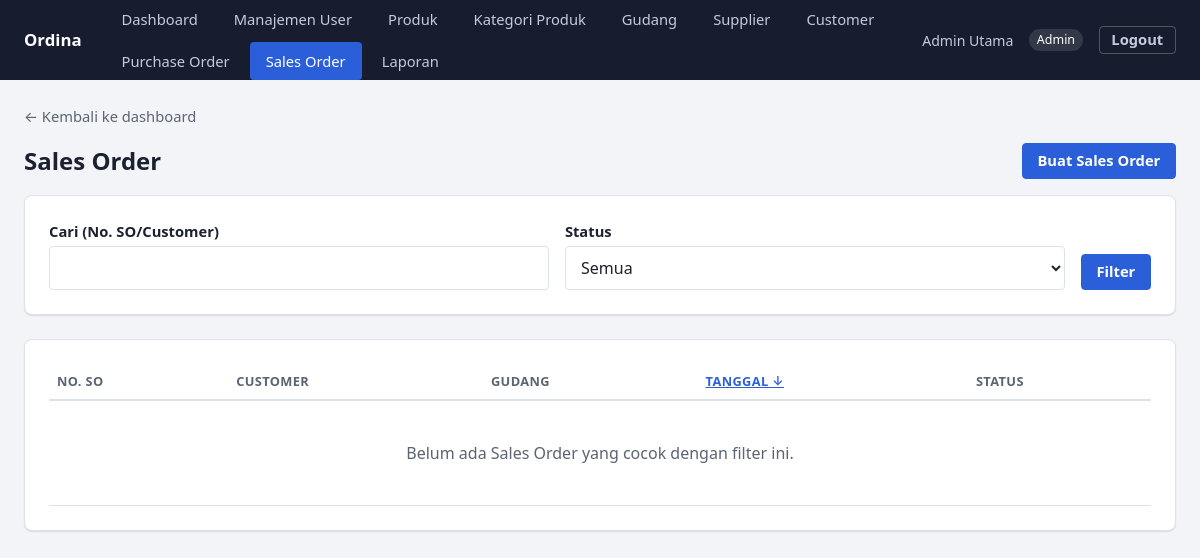
/sales-orders (signed in), run on an earlier commit of the app's database.
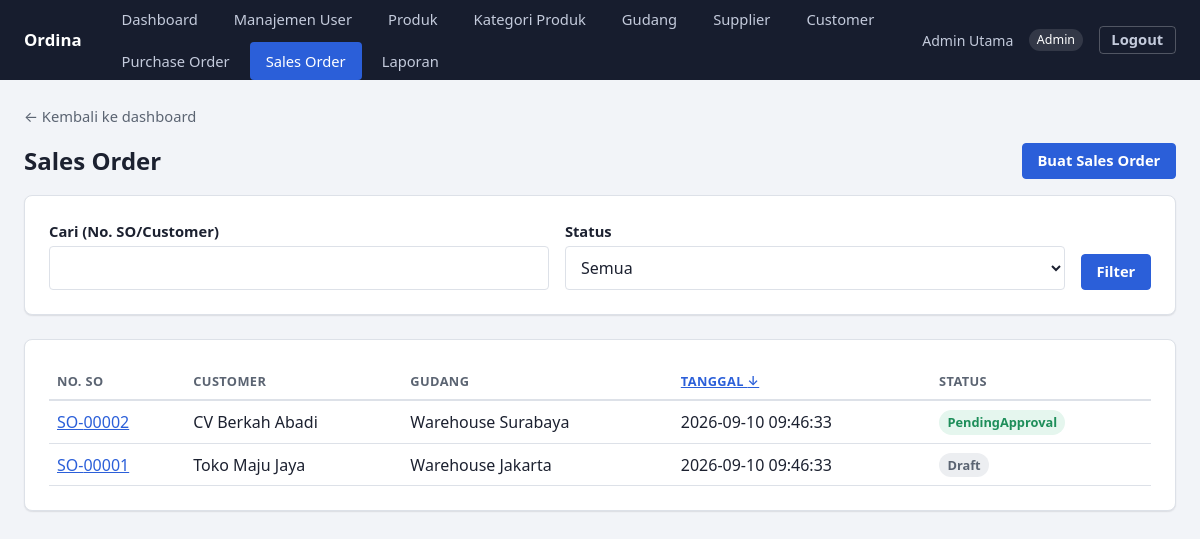
And on a later commit of the database.
### tables this page shows
CREATE TABLE IF NOT EXISTS sales_orders (
    id INT UNSIGNED AUTO_INCREMENT PRIMARY KEY,
    customer_id INT UNSIGNED NOT NULL,
    warehouse_id INT UNSIGNED NOT NULL,
    status ENUM('Draft', 'PendingApproval', 'Approved', 'Fulfilled', 'Cancelled') NOT NULL DEFAULT 'Draft',
    created_by INT UNSIGNED NOT NULL,
    approved_by INT UNSIGNED NULL,
    created_at TIMESTAMP NOT NULL DEFAULT CURRENT_TIMESTAMP,
    updated_at TIMESTAMP NOT NULL DEFAULT CURRENT_TIMESTAMP ON UPDATE CURRENT_TIMESTAMP,
    KEY idx_sales_orders_status (status),
    KEY idx_sales_orders_created_by (created_by),
    CONSTRAINT fk_so_customer FOREIGN KEY (customer_id) REFERENCES customers (id),
    CONSTRAINT fk_so_warehouse FOREIGN KEY (warehouse_id) REFERENCES warehouses (id),
    CONSTRAINT fk_so_created_by FOREIGN KEY (created_by) REFERENCES users (id),
    CONSTRAINT fk_so_approved_by FOREIGN KEY (approved_by) REFERENCES users (id),
     
     
    CONSTRAINT chk_so_approver_not_creator CHECK (approved_by IS NULL OR approved_by <> created_by)
);

CREATE TABLE IF NOT EXISTS customers (
    id INT UNSIGNED AUTO_INCREMENT PRIMARY KEY,
    name VARCHAR(150) NOT NULL,
    contact VARCHAR(150) NULL,
    address VARCHAR(255) NULL,
    is_active TINYINT(1) NOT NULL DEFAULT 1
);

CREATE TABLE IF NOT EXISTS warehouses (
    id INT UNSIGNED AUTO_INCREMENT PRIMARY KEY,
    name VARCHAR(150) NOT NULL,
    location VARCHAR(255) NOT NULL,
    is_active TINYINT(1) NOT NULL DEFAULT 1
);

### app/Core/View.php (called while the page is built, shortened)
<?php
final class View
{
    public static function render(string $view, array $data = [], int $status = 200): void
    {
        extract($data);
        require __DIR__ . "/../../views/{$view}.php";
        $content = ob_get_clean();
        require __DIR__ . '/../../views/layouts/app.php';
    }
}

### app/Core/Controller.php (called while the page is built, shortened)
<?php
abstract class Controller
{
    protected function view(string $view, array $data = []): void
    {
        View::render($view, $data);
    }
}

### app/Controller/SalesOrderController.php (called while the page is built, shortened)
<?php
final class SalesOrderController extends Controller
{
    public function index(): void
    {
        $validStatuses = array_map(static fn (SalesOrderStatus $s) => $s->value, SalesOrderStatus::cases());
        $filters = array_filter([
            'search' => trim((string) ($_GET['search'] ?? '')),
            'status' => in_array($_GET['status'] ?? '', $validStatuses, true) ? $_GET['status'] : null,
        ]);
        $sortDir = ($_GET['sort'] ?? 'desc') === 'asc' ? 'asc' : 'desc';
        $page = max(1, (int) ($_GET['page'] ?? 1));
        $role = $this->currentRole();
        $ownerId = $role === Role::Sales ? (int) $this->currentUser()['id'] : null;
        $this->view('sales-orders/index', [
            'title' => 'Sales Order',
            'result' => $this->service()->paginate($filters, $ownerId, $sortDir, $page),
            'filters' => $filters,
            'sortDir' => $sortDir,
            'statuses' => SalesOrderStatus::cases(),
            'success' => Session::pullFlash('success'),
            'canCreate' => $role !== null && Gate::allows($role, Permission::CreateSalesOrder),
        ]);
    }
    private function service(): SalesOrderService
    {
        $pdo = Database::connection();
        return new SalesOrderService(
            new MysqlSalesOrderRepository($pdo),
            new MysqlSalesOrderItemRepository($pdo),
            new MysqlProductStockRepository($pdo),
            new MysqlStockLedgerRepository($pdo),
            new MysqlCustomerRepository($pdo),
            new MysqlWarehouseRepository($pdo),
            new MysqlProductRepository($pdo),
            new PdoTransactionManager($pdo),
        );
    }
}

### public/index.php (called while the page is built, shortened)
<?php
$router = new Router();
$method = $_SERVER['REQUEST_METHOD'] ?? 'GET';
$path = (string) (parse_url($_SERVER['REQUEST_URI'] ?? '/', PHP_URL_PATH) ?: '/');
try {
    $router->dispatch($method, $path);
} catch (UnauthenticatedException) {
    header('Location: /login');
} catch (AuthorizationException | ForbiddenOperationException) {
    View::render('errors/403', ['title' => '403 - Akses Ditolak'], 403);
} catch (NotFoundException) {
    View::render('errors/404', ['title' => '404 - Tidak Ditemukan'], 404);
} catch (\Throwable $e) {
    error_log((string) $e);
    View::render('errors/500', ['title' => '500 - Kesalahan Server'], 500);
}

### app/Service/SalesOrderService.php (called while the page is built, shortened)
<?php
final class SalesOrderService
{
    public function paginate(array $filters, ?int $ownerId, string $sortDir, int $page): array
    {
        $page = max(1, $page);
        $result = $this->salesOrders->paginateForListing($filters, $ownerId, $sortDir, $page, self::PER_PAGE);
        $totalPages = max(1, (int) ceil($result['total'] / self::PER_PAGE));
        return [
            'items' => $result['items'],
            'total' => $result['total'],
            'page' => $page,
            'perPage' => self::PER_PAGE,
            'totalPages' => $totalPages,
            'sortDir' => strtoupper($sortDir) === 'ASC' ? 'asc' : 'desc',
        ];
    }
}

### app/Repository/Mysql/MysqlSalesOrderRepository.php (called while the page is built, shortened)
<?php
final class MysqlSalesOrderRepository implements SalesOrderRepositoryInterface
{
    public function paginateForListing(array $filters, ?int $ownerId, string $sortDir, int $page, int $perPage): array
    {
        $conditions = [];
        $params = [];
        $where = $conditions === [] ? '' : 'WHERE ' . implode(' AND ', $conditions);
        $direction = strtoupper($sortDir) === 'ASC' ? 'ASC' : 'DESC';
        $base = "FROM sales_orders so
                  JOIN customers c ON c.id = so.customer_id
                  JOIN warehouses w ON w.id = so.warehouse_id
                  {$where}";
        $countStmt = $this->connection->prepare("SELECT COUNT(*) {$base}");
        $countStmt->execute();
        $total = (int) $countStmt->fetchColumn();
        $offset = max(0, ($page - 1) * $perPage);
        $itemsStmt = $this->connection->prepare(
            "SELECT so.*, c.name AS customer_name, w.name AS warehouse_name
             {$base}
             ORDER BY so.created_at {$direction}, so.id {$direction}
             LIMIT :limit OFFSET :offset"
        );
        $itemsStmt->bindValue('limit', $perPage, PDO::PARAM_INT);
        $itemsStmt->bindValue('offset', $offset, PDO::PARAM_INT);
        $itemsStmt->execute();
        return ['items' => $itemsStmt->fetchAll(), 'total' => $total];
    }
}

### app/Core/Session.php (called while the page is built, shortened)
<?php
final class Session
{
    public static function get(string $key, mixed $default = null): mixed
    {
        return $_SESSION[$key] ?? $default;
    }
}

### config/menus.php (called while the page is built, shortened)
<?php
return [
    ['key' => 'dashboard', 'label' => 'Dashboard', 'route' => '/dashboard', 'permission' => null],
    ['key' => 'users', 'label' => 'Manajemen User', 'route' => '/users', 'permission' => Permission::ManageUsers],
    [
        'key' => 'products',
        'label' => 'Produk',
        'route' => '/products',
        'permission' => [Permission::ManageMasterData, Permission::ViewCatalog, Permission::ViewProductStock],
    ],
    ['key' => 'categories', 'label' => 'Kategori Produk', 'route' => '/categories', 'permission' => Permission::ManageMasterData],
    ['key' => 'warehouses', 'label' => 'Gudang', 'route' => '/warehouses', 'permission' => Permission::ManageMasterData],
    ['key' => 'suppliers', 'label' => 'Supplier', 'route' => '/suppliers', 'permission' => Permission::ManageMasterData],
    ['key' => 'customers', 'label' => 'Customer', 'route' => '/customers', 'permission' => Permission::ManageMasterData],
    [
        'key' => 'purchase-orders',
        'label' => 'Purchase Order',
        'route' => '/purchase-orders',
        'permission' => [Permission::CreatePurchaseOrder, Permission::ProposePurchaseOrder, Permission::ProcessGoodsReceipt],
    ],
    [
        'key' => 'sales-orders',
        'label' => 'Sales Order',
        'route' => '/sales-orders',
        'permission' => [Permission::CreateSalesOrder, Permission::ApproveSalesOrder, Permission::ProcessGoodsIssue],
    ],
    [
        'key' => 'reports',
        'label' => 'Laporan',
        'route' => '/reports',
        'permission' => [Permission::DownloadReportAll, Permission::DownloadReportOwnOrders, Permission::DownloadReportStock],
    ],
];

### app/Core/Authorization/MenuRegistry.php (called while the page is built, shortened)
<?php
final class MenuRegistry
{
    public static function forRole(Role $role): array
    {
        $menus = require dirname(__DIR__, 3) . '/config/menus.php';
        $visible = array_filter($menus, static function (array $menu) use ($role): bool {
            if ($menu['permission'] === null) {
                return true;
            }
            $required = is_array($menu['permission']) ? $menu['permission'] : [$menu['permission']];
            foreach ($required as $permission) {
                if (Gate::allows($role, $permission)) {
                    return true;
                }
            }
            return false;
        });
        return array_map(
            static fn (array $menu) => ['key' => $menu['key'], 'label' => $menu['label'], 'route' => $menu['route']],
            array_values($visible)
        );
    }
}

### app/Core/Authorization/Gate.php (called while the page is built, shortened)
<?php
final class Gate
{
    public static function allows(Role $role, Permission $permission): bool
    {
        return in_array($permission, self::ROLE_PERMISSIONS[$role->value] ?? [], true);
    }
}

### views/sales-orders/index.php (the view, shortened to what the changed rows need)
<?php
$queryWithout = static function (array $overrides) use ($filters, $sortDir): string {
    return '?' . http_build_query(array_filter(['sort' => $sortDir, ...$filters, ...$overrides]));
};
$statusBadge = static fn (string $status): string => match ($status) {
    'Draft' => 'badge-muted',
    'Cancelled' => 'badge-danger',
    default => 'badge-success',
};
?>
<a href="/dashboard" class="back-link">&larr; Kembali ke dashboard</a>
<div class="toolbar">
    <h1 style="margin:0;">Sales Order</h1>
    <?php if ($canCreate): ?>
        <a href="/sales-orders/create" class="btn">Buat Sales Order</a>
    <?php endif; ?>
</div>
<form method="get" action="/sales-orders" class="card filter-bar">
    <div class="filter-row">
        <div class="filter-field">
            <label for="search">Cari (No. SO/Customer)</label>
            <input type="text" id="search" name="search" value="<?= htmlspecialchars($filters['search'] ?? '', ENT_QUOTES) ?>">
        </div>
        <div class="filter-field">
            <label for="status">Status</label>
            <select id="status" name="status">
                <option value="">Semua</option>
            </select>
        </div>
        <div>
            <button type="submit">Filter</button>
        </div>
    </div>
</form>
<div class="card">
<div class="table-scroll">
<table>
    <thead>
        <tr>
            <th>No. SO</th>
            <th>Customer</th>
            <th>Gudang</th>
            <th>
                <a href="<?= htmlspecialchars($queryWithout(['sort' => $sortDir === 'asc' ? 'desc' : 'asc', 'page' => 1]), ENT_QUOTES) ?>">
                    Tanggal <?= $sortDir === 'asc' ? '&uarr;' : '&darr;' ?>
                </a>
            </th>
            <th>Status</th>
        </tr>
    </thead>
    <tbody>
    <?php if ($result['items'] === []): ?>
        <tr class="empty-row"><td colspan="5">Belum ada Sales Order yang cocok dengan filter ini.</td></tr>
    <?php endif; ?>
    <?php foreach ($result['items'] as $so): ?>
        <tr>
            <td data-label="No. SO"><a href="/sales-orders/<?= (int) $so['id'] ?>">SO-<?= str_pad((string) $so['id'], 5, '0', STR_PAD_LEFT) ?></a></td>
            <td data-label="Customer"><?= htmlspecialchars($so['customer_name'], ENT_QUOTES) ?></td>
            <td data-label="Gudang"><?= htmlspecialchars($so['warehouse_name'], ENT_QUOTES) ?></td>
            <td data-label="Tanggal"><?= htmlspecialchars($so['created_at'], ENT_QUOTES) ?></td>
            <td data-label="Status">
                <span class="badge <?= $statusBadge($so['status']) ?>"><?= htmlspecialchars($so['status'], ENT_QUOTES) ?></span>
            </td>
        </tr>
    <?php endforeach; ?>
    </tbody>
</table>
</div>
</div>

### app/Core/Router.php (shortened to what the changed rows need)
<?php
final class Router
{
    private array $routes = [];
    private function add(string $method, string $path, array $handler): void
    {
        $this->routes[$method][] = [
            'pattern' => $this->toPattern($path),
            'handler' => $handler,
        ];
    }
    private function toPattern(string $path): string
    {
        $pattern = preg_replace('#\{(\w+)\}#', '(?P<$1>[^/]+)', $path);
        return '#^' . $pattern . '$#';
    }
    public function dispatch(string $method, string $path): void
    {
        foreach ($this->routes[$method] ?? [] as $route) {
            if (preg_match($route['pattern'], $path, $matches) === 1) {
                $params = array_filter($matches, fn ($key) => !is_int($key), ARRAY_FILTER_USE_KEY);
                [$controllerClass, $action] = $route['handler'];
                (new $controllerClass())->$action($params);
                return;
            }
        }
    }
}

### views/layouts/app.php (shortened to what the changed rows need)
<?php
$navUser = Session::get('user');
$currentPath = (string) (parse_url($_SERVER['REQUEST_URI'] ?? '/', PHP_URL_PATH) ?: '/');
$assetVersion = static function (string $relativePath): string {
    $path = __DIR__ . '/../../public/' . $relativePath;
    $mtime = @filemtime($path);
    return $relativePath . '?v=' . ($mtime !== false ? $mtime : time());
};
?>
<!doctype html>
<html lang="id">
<head>
    <link rel="stylesheet" href="/<?= htmlspecialchars($assetVersion('assets/css/app.css'), ENT_QUOTES) ?>">
</head>
<body>
    <?php if ($navUser !== null): ?>
        <header class="app-header" id="app-header">
            <div class="app-header-bar">
                <a href="/dashboard" class="app-brand">Ordina</a>
                <nav class="app-nav" id="app-nav" aria-label="Menu utama">
                    <?php foreach (MenuRegistry::forRole(Role::from($navUser['role'])) as $menu): ?>
                        <?php $isActive = $currentPath === $menu['route'] || str_starts_with($currentPath, $menu['route'] . '/'); ?>
                        <a href="<?= htmlspecialchars($menu['route'], ENT_QUOTES) ?>" <?= $isActive ? 'aria-current="page"' : '' ?>>
                            <?= htmlspecialchars($menu['label'], ENT_QUOTES) ?>
                        </a>
                    <?php endforeach; ?>
                </nav>
                <div class="app-user">
                    <span><?= htmlspecialchars($navUser['name'], ENT_QUOTES) ?></span>
                    <span class="role-badge"><?= htmlspecialchars($navUser['role'], ENT_QUOTES) ?></span>
                    <form method="post" action="/logout">
                        <button type="submit">Logout</button>
                    </form>
                </div>
            </div>
        </header>
    <?php endif; ?>
    <div class="container">
        <?= $content ?? '' ?>
    </div>
</body>
</html>

What changed in the data, as far as the page shows it:
added sales_orders: id "00002", customer.name "CV Berkah Abadi", warehouse.name "Warehouse Surabaya", created_at "2026-09-10 09:46:33", status "PendingApproval"
added sales_orders: id "00001", customer.name "Toko Maju Jaya", warehouse.name "Warehouse Jakarta", created_at "2026-09-10 09:46:33", status "Draft"
Also different on the page:
list line gone: "Belum ada Sales Order yang cocok dengan filter ini."
